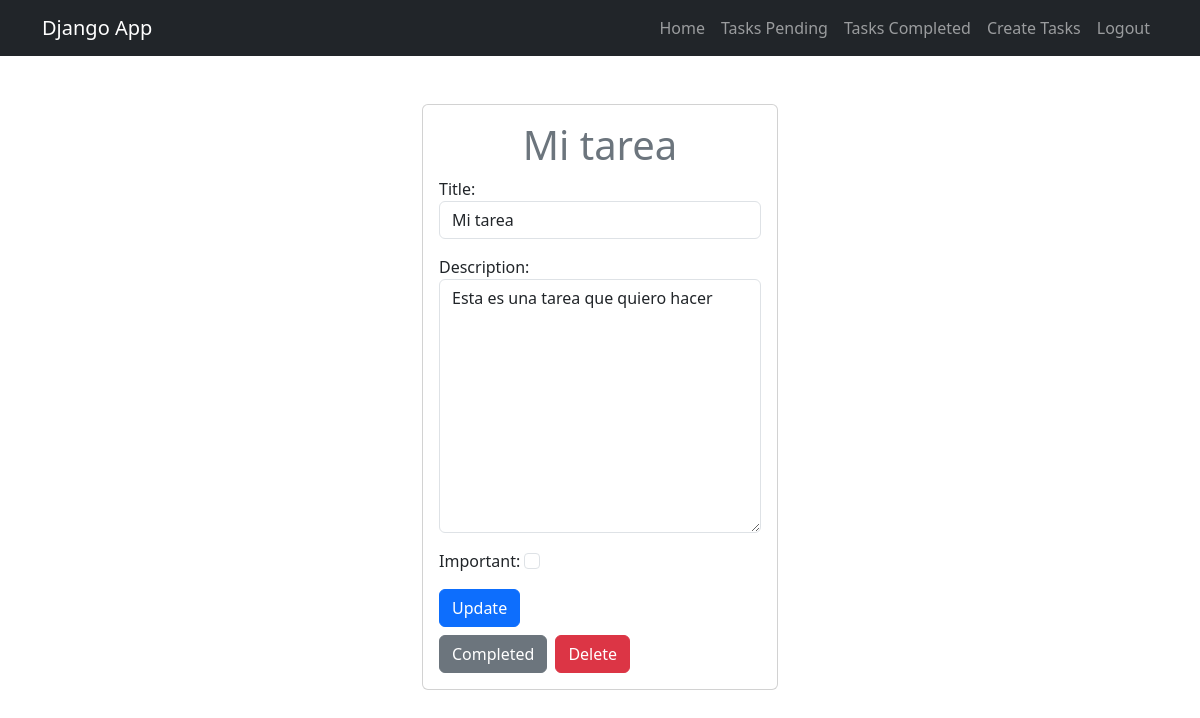
The page /tasks/detail/7/ (signed in) on the database as committed earlier.
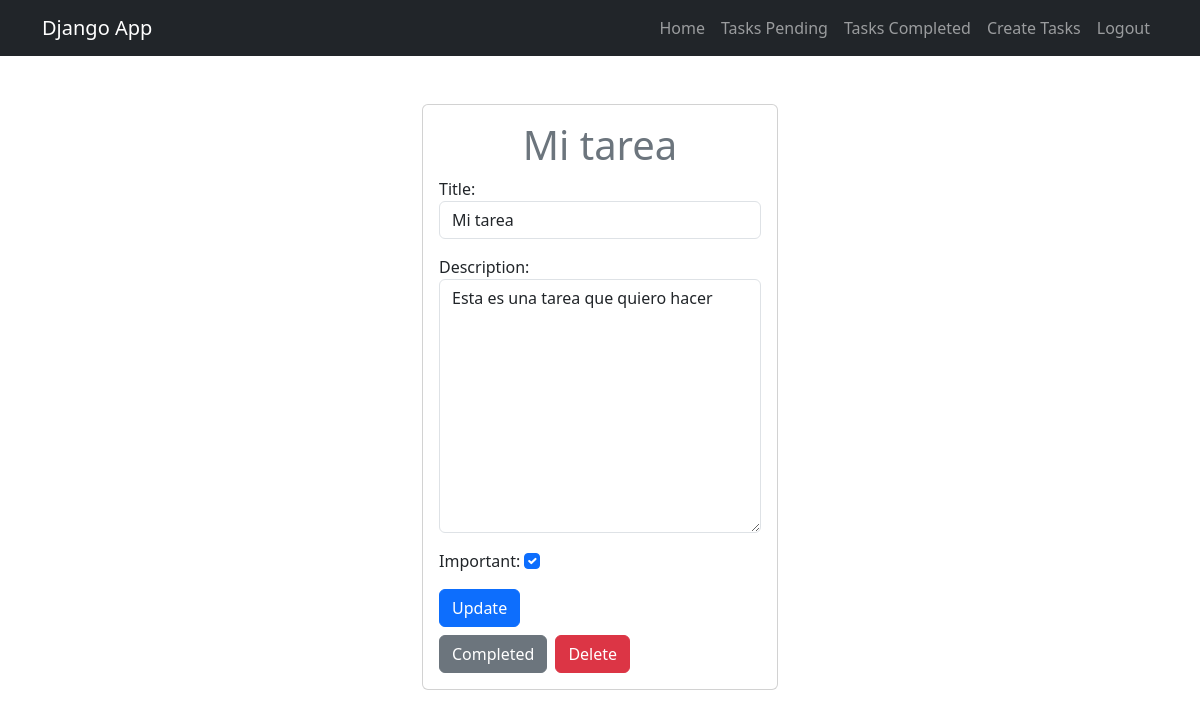
The same page on the database as committed later.
### tasks/models.py (models this page shows, shortened)
class Task(models.Model):
    title = models.CharField(max_length=100)
    description = models.TextField(blank=True)
    created = models.DateTimeField(auto_now_add=True)
    datecompleted = models.DateTimeField(null=True, blank=True)
    important = models.BooleanField(default=False)
    user = models.ForeignKey(User, on_delete=models.CASCADE)

### tasks/views.py (the view, shortened to what this page needs)
# urls.py: path('tasks/detail/<int:task_id>/', views.task_detail, name='task_detail'),
@login_required
def task_detail(request, task_id):
    if request.method == 'GET':
        task = get_object_or_404(Task, pk=task_id, user=request.user)
        form = TaskForm(instance=task)
        return render(request, 'task_detail.html', {'task': task, 'form': form})

### tasks/forms.py
class TaskForm(forms.ModelForm):
    class Meta:
        model = Task
        fields = ['title', 'description', 'important']
        widgets = {
            'title': forms.TextInput(attrs={'class': 'form-control', 'placeholder': 'Write title'}),
            'description': forms.Textarea(attrs={'class': 'form-control', 'placeholder': 'Write description'}),
            'important': forms.CheckboxInput(attrs={'class': 'form-check-input'}),
        }

### tasks/templates/task_detail.html (shortened to what this page needs)
{% extends 'base.html' %}
{% block content %}
<main class="container">
    <div class="row">
        <div class="col-md-4 offset-md-4">
            <div class="card card-body mt-5">
                <h1 class="text-secondary text-center">{{task.title}}</h1>
                <form method="POST">
                    {{form.as_p}}
                    <button class="btn btn-primary">
                        Update
                    </button>
                </form>
                <div class="mt-2 d-flex">
                    <form action="{% url 'complete_task' task.id %}" method="POST">
                        <button class="btn btn-secondary">
                            Completed
                        </button>
                    </form>
                    <form action="{% url 'delete_task' task.id %}" method="POST">
                        <button class="btn btn-danger ms-2">
                            Delete
                        </button>
                    </form>
                </div>
            </div>
        </div>
    </div>
</main>
{% endblock %}

Rows that differ between the two databases and show on the page:
changed Task "Mi tarea": important "☐" → "☑"
